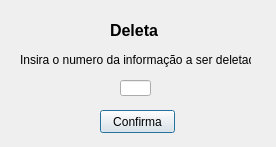
<?xml version="1.0" encoding="UTF-8"?>
<ui version="4.0">
 <class>delete</class>
 <widget class="QDialog" name="delete">
  <property name="geometry">
   <rect>
    <x>0</x>
    <y>0</y>
    <width>276</width>
    <height>147</height>
   </rect>
  </property>
  <property name="windowTitle">
   <string>Dialog</string>
  </property>
  <widget class="QLabel" name="label">
   <property name="geometry">
    <rect>
     <x>110</x>
     <y>20</y>
     <width>61</width>
     <height>21</height>
    </rect>
   </property>
   <property name="text">
    <string>&lt;html&gt;&lt;head/&gt;&lt;body&gt;&lt;p&gt;&lt;span style=&quot; font-size:12pt; font-weight:600;&quot;&gt;Deleta&lt;/span&gt;&lt;/p&gt;&lt;/body&gt;&lt;/html&gt;</string>
   </property>
  </widget>
  <widget class="QLineEdit" name="lineEdit">
   <property name="geometry">
    <rect>
     <x>120</x>
     <y>80</y>
     <width>31</width>
     <height>16</height>
    </rect>
   </property>
  </widget>
  <widget class="QLabel" name="label_2">
   <property name="geometry">
    <rect>
     <x>20</x>
     <y>50</y>
     <width>231</width>
     <height>20</height>
    </rect>
   </property>
   <property name="text">
    <string>&lt;html&gt;&lt;head/&gt;&lt;body&gt;&lt;p&gt;Insira o numero da informação a ser deletada&lt;/p&gt;&lt;/body&gt;&lt;/html&gt;</string>
   </property>
  </widget>
  <widget class="QPushButton" name="btn_del">
   <property name="geometry">
    <rect>
     <x>100</x>
     <y>110</y>
     <width>75</width>
     <height>23</height>
    </rect>
   </property>
   <property name="text">
    <string>Confirma</string>
   </property>
  </widget>
 </widget>
 <resources/>
 <connections/>
</ui>
